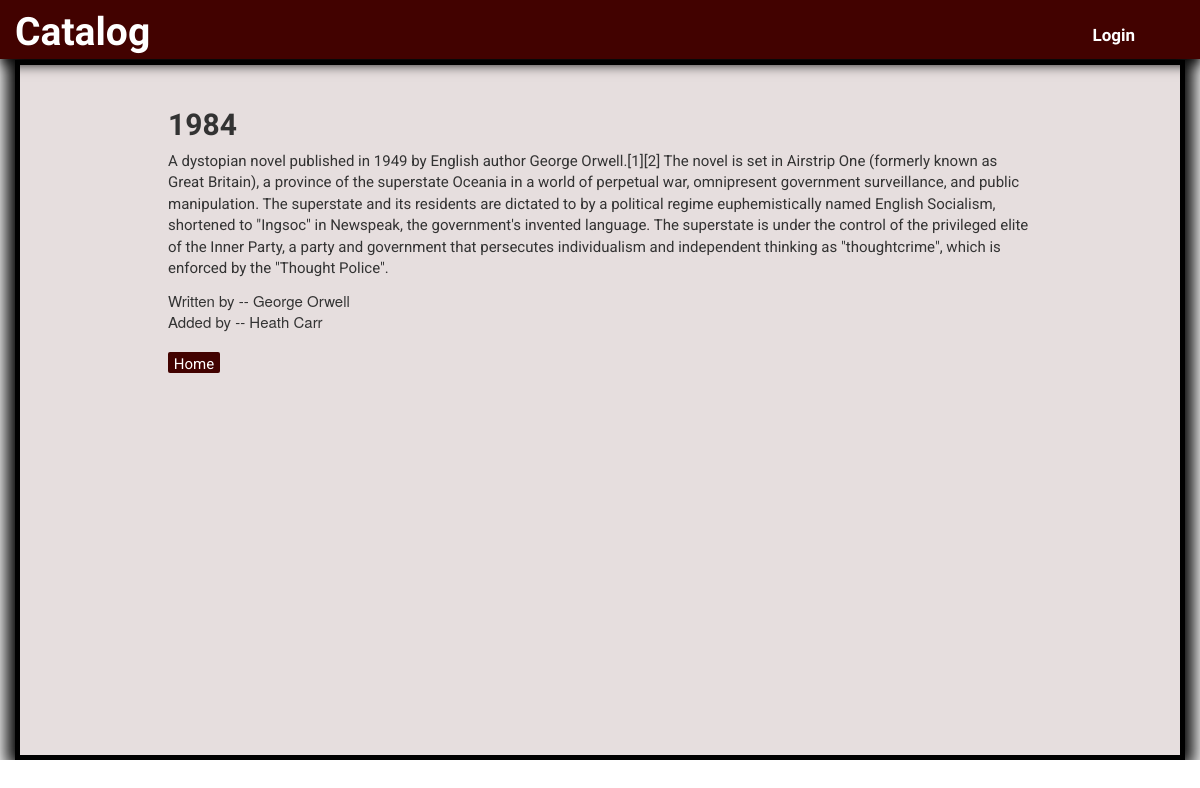
Page /catalog/3/book/ on the committed database.
### database_setup.py (models this page shows, shortened)
class Books(Base):
    __tablename__ = 'books'
    id = Column(Integer, primary_key=True)
    title = Column(String(250), nullable=False)
    summary = Column(String(300), nullable=False)
    photo = Column(String(250), nullable=True)
    created = Column(DateTime)
    author_id = Column(Integer, ForeignKey('author.id'))
    author = relationship(Author, back_populates='books')
    genre_id = Column(Integer, ForeignKey('genre.id'))
    genre = relationship(Genre, back_populates='books')
    user_id = Column(Integer, ForeignKey('user.id'))
    user = relationship(User)

class Author(Base):
    __tablename__ = 'author'
    id = Column(Integer, primary_key=True)
    name = Column(String(250), nullable=False)
    created = Column(DateTime)

class User(Base):
    __tablename__ = 'user'
    id = Column(Integer, primary_key=True)
    name = Column(String(250), nullable=False)
    email = Column(String(500), nullable=False)
    picture = Column(String(500))

### application.py (the view)
@app.route('/catalog/<int:book_id>/book/')
def showBook(book_id):
    user = is_user()
    users = db_updates.get_all('users')
    genres = db_updates.get_all('genres')
    book = db_updates.get_one('book', book_id)
    return render_template('bookDescription.html', book=book,
                           genres=genres, user=user)

### application.py (called while the page is built)
def is_user():
    if 'name' not in login_session:
        return None
    else:
        return login_session['name'].split(' ')[0]

### db_updates.py (called while the page is built)
def get_all(category):
    if category == 'genres':
        return session.query(Genre).all()
    elif category == 'books':
        return session.query(Books).all()
    elif category == 'authors':
        return session.query(Author).all()
    elif category == 'users':
        return session.query(User).all()
    else:
        print('Incorrect parameter input')

def get_one(category, category_id):
    if category == 'genre':
        return session.query(Genre).filter_by(id = category_id).one()
    elif category == 'book':
        return session.query(Books).filter_by(id = category_id).one()
    elif category == 'author':
        return session.query(Author).filter_by(id = category_id).one()

### templates/bookDescription.html
{% extends "main.html" %}
{% block content %}
<div class="container page-style">
	<div class="row" id="inner-descriptions">
		<h3>{{ book.title }}</h3>
		<p>{{ book.summary }}</p>
		<div>Written by -- {{ book.author.name }}</div>
		<div>Added by -- {{ book.user.name }}</div>
		<div class="home-btn">
			<a href="/catalog">Home</a>
		</div>
	</div>
	<br>
</div>
{% endblock %}

### static/styles.css (style rules this page uses)
html, body { max-width: 100%; overflow-x: hidden; }
.page-style { margin-top: 60px; padding-top: 23px; background-color: rgba(66, 2, 0, 0.13); min-height: 700px; border: 5px solid black; box-shadow: black 0px -1px 17px 9px; }
.nav-item li, a { color: black; cursor: pointer; }
.page-style div h3 { font-family: 'Open Sans Condensed', sans-serif; font-weight: bold; }
.page-style div p { font-size: 12px; font-family: 'Roboto', sans-serif; }
.home-btn { width: 52px; height: 21px; text-align: center; margin-top: 20px; background: #420200; border-radius: 2px; }
.home-btn a { padding: 5px; text-decoration: none; cursor: pointer; color: white; font-size: 15px; font-family: 'Roboto', sans-serif; }
#inner-descriptions { padding: 0 13px 0 13px; }
@media screen and (min-width: 580px) { .container { width: 100%; } }
@media screen and (min-width: 600px) { a { text-decoration: none; } }
@media screen and (min-width: 600px) { #inner-descriptions { margin-right: 120px; margin-left: 120px; } }
@media screen and (min-width: 600px) { #inner-descriptions h3 { font-size: 30px; } }
@media screen and (min-width: 600px) { #inner-descriptions p { font-size: 15px; } }
@media screen and (min-width: 600px) { #inner-descriptions div { font-size: 15px; } }

### rows in the picture
Books: title "1984", summary "A dystopian novel published in 1949 by English author George Orwell.[1][2] The novel is set in Airstrip One (formerly known as Great Britain), a province of the superstate Oceania in a world of perpetual war, omnipresent government surveillance, and public manipulation. The superstate and its residents are dictated to by a political regime euphemistically named English Socialism, shortened to \"Ingsoc\" in Newspeak, the government's invented language. The superstate is under the control of the privileged elite of the Inner Party, a party and government that persecutes individualism and independent thinking as \"thoughtcrime\", which is enforced by the \"Thought Police\"."
Author: author.name "George Orwell"
User: user.name "Heath Carr"
